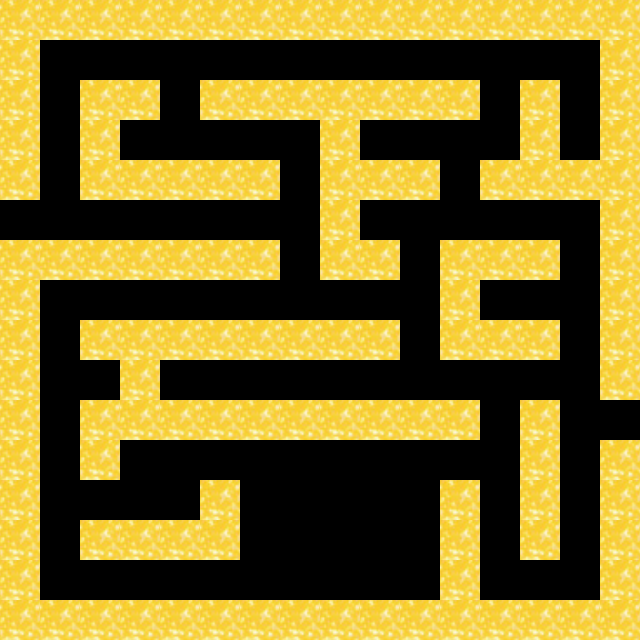

Tiled map render using the project's own tile images. Description and the map definition, with tile-layer contents summarised, below:
An orthogonal 16x16 tile map with 40x40 px tiles, 1 tile layer (walls), 1 hidden layer not drawn, 2 tilesets and 34 objects (playerBirth, enemyBirth1, enemyBirth2, enemyBirth3, enemyBirth4, ...).

<map version="1.0" orientation="orthogonal" renderorder="right-up" width="16" height="16" tilewidth="40" tileheight="40" nextobjectid="44">
 <tileset firstgid="1" name="bg" tilewidth="40" tileheight="40" spacing="1" margin="1" tilecount="1" columns="1">
  <image source="block/bg.png" width="80" height="77" />
 </tileset>
 <tileset firstgid="2" name="C3" tilewidth="40" tileheight="40" tilecount="3" columns="1">
  <image source="block/C3.png" width="40" height="120" />
  <tile id="0">
   <properties>
    <property name="Collidable" type="bool" value="true" />
   </properties>
  </tile>
  <tile id="1">
   <properties>
    <property name="Collidable" type="bool" value="true" />
   </properties>
  </tile>
  <tile id="2">
   <properties>
    <property name="Collidable" type="bool" value="true" />
   </properties>
  </tile>
 </tileset>
 <layer name="background" width="16" height="16" visible="0">
  <data>[256 cells, 256 non-empty, 1 distinct tile ids]</data>
 </layer>
 <layer name="walls" width="16" height="16">
  <data>[256 cells, 130 non-empty, 1 distinct tile ids]</data>
 </layer>
 <objectgroup name="elements" visible="0">
  <object id="1" name="playerBirth" x="320" y="560" width="40" height="40">
   <properties>
    <property name="player" type="bool" value="true" />
   </properties>
  </object>
  <object id="4" name="enemyBirth1" x="40" y="280" width="40" height="40" />
  <object id="5" name="enemyBirth2" x="560" y="200" width="40" height="40" />
  <object id="6" name="enemyBirth3" x="200" y="40" width="40" height="40" />
  <object id="7" name="enemyBirth4" x="400" y="40" width="40" height="40" />
  <object id="8" name="gate1" x="0" y="200" width="40" height="40" />
  <object id="9" name="gate2" x="600" y="400" width="40" height="40" />
 </objectgroup>
 <objectgroup name="wall" visible="0">
  <object id="11" x="1" y="1" width="638" height="38" />
  <object id="12" x="0" y="40" width="38" height="155" />
  <object id="13" x="599" y="40" width="40" height="360" />
  <object id="14" x="79" y="81" width="80" height="38" />
  <object id="15" x="80" y="119" width="40" height="80" />
  <object id="16" x="121" y="160" width="157" height="38" />
  <object id="18" x="200" y="78" width="278" height="41" />
  <object id="19" x="320" y="119" width="40" height="160" />
  <object id="20" x="360" y="159" width="80" height="42" />
  <object id="21" x="361" y="238" width="38" height="42" />
  <object id="22" x="520" y="80" width="39" height="120" />
  <object id="23" x="481" y="161" width="118" height="39" />
  <object id="24" x="-1" y="240" width="282" height="41" />
  <object id="25" x="0" y="282" width="34" height="317" />
  <object id="27" x="0" y="601" width="639" height="41" />
  <object id="30" x="600" y="440" width="38" height="159" />
  <object id="31" x="440" y="239" width="119" height="41" />
  <object id="33" x="440" y="280" width="39" height="80" />
  <object id="34" x="441" y="319" width="119" height="41" />
  <object id="35" x="80" y="319" width="320" height="42" />
  <object id="36" x="122" y="361" width="35" height="38" />
  <object id="37" x="80" y="402" width="400" height="34" />
  <object id="38" x="82" y="439" width="35" height="40" />
  <object id="39" x="83" y="523" width="152" height="34" />
  <object id="41" x="206" y="486" width="28" height="32" />
  <object id="42" x="440" y="480" width="37" height="120" />
  <object id="43" x="521" y="400" width="37" height="159" />
 </objectgroup>
</map>
